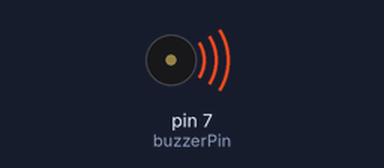
The sketch below on a simulated Arduino Uno, built with avr-gcc and run on an emulated ATmega328P. Shown: buzzer (waves = sounding).

Above: at 0.5 s.
At 3.5 s:
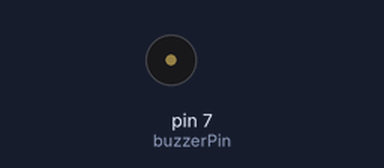
Timing chart, 0 to 5.2 s (numbered marks = the images above):
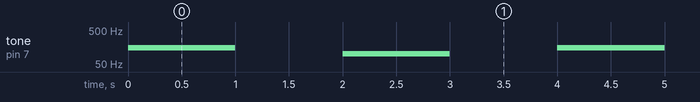

The sketch:

buzzer_arduino.ino
```cpp
int buzzerPin = 7;

void setup() {
  pinMode(buzzerPin, OUTPUT);
}

void loop() {
  tone(buzzerPin, 150);
  delay(1000);

  noTone(buzzerPin);

  delay(1000);

  tone(buzzerPin, 100, 1000);
  delay(2000);
}
```

Measured:
- by itself, tone on pin 7 (buzzerPin): repeats every 4.0 s: silent 1.0 s, 100 Hz 1.0 s, silent 1.0 s, 150 Hz 1.0 s
